Frame 1 (no input): blank canvas, image omitted
Frame 60 (no input): blank canvas, image omitted
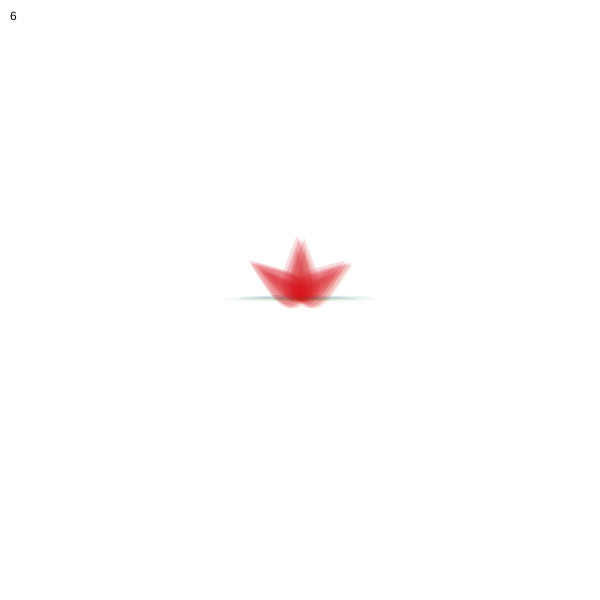
Frame 120 (the mouse pressed at the canvas centre since frame 60)

The p5.js sketch whose frames 1 and 60 were blank and that drew this single picture after the mouse press (run headless with seeded random() and noise() and a simulated clock; from frame 60 on, the mouse is pressed at the canvas centre):

// p5.js sketch
// ── sketch.js
let balls = [];

function setup() {
  createCanvas(600, 600);
  background(255);
}

function draw() {
  background(255);

  // generate
  if (mouseIsPressed) {
    balls.push(new Ball(mouseX, mouseY, random(50, 200)));
  }

  // update and display
  for (let i = 0; i < balls.length; i++) {
    let b = balls[i];
    b.move();
    b.fall();
    b.reappear();
    b.checkEdges();
    b.display();
  }

  // limit
  while (balls.length > 6) {
    balls.splice(0, 1); // (index, howMany)
  }

  // control: if the particle is done, let's remove it!
  // FLIP the FOR LOOP!
  for (let i = balls.length - 1; i >= 0; i--) {
    let b = balls[i];
    if (b.isDone) {
      balls.splice(i, 1); // (index, howMany)
    }
  }

  // display the number of the particles
  text(balls.length, 10, 20);
}

function mousePressed() {
  //balls.push( new Ball(mouseX, mouseY, random(10, 20)) );
}
//

class Ball {
  constructor(x, y, dia) {
    this.pos = createVector(x, y);
    this.vel = createVector(random(-1, 1), random(-1, 0.5));
    //this.vel = p5.Vector.fromAngle( radians(frameCount) );
    //
    this.dia = dia;
    //
    this.r = random(0, 20);
    this.g = random(200);
    this.b = random(0, 160);
    this.a = random(10, 60);
    //
    this.rotSpd = random(0.01, 0.03);
    //
    this.isDone = false;
  }
  move() {
    this.pos.add(this.vel); // pos += vel
    //this.pos.sub()
    //this.pos.mult()
    //this.pos.div(this.vel)
  }
  fall() {
    let acc = createVector(0, 0.5);
    acc = acc - 0.01;
    this.vel.add(acc);
  }
  speedUp() {
    //
  }
  reappear() {
    if (this.pos.x < 0) {
      this.pos.x = width;
    } else if (this.pos.x > width) {
      this.pos.x = 0;
    }
    if (this.pos.y < 0) {
      this.pos.y = height;
    } else if (this.pos.y > height) {
      this.pos.y = 0;
    }
  }
  checkEdges() {
    if (this.pos.x < 0 || this.pos.x > width) {
      this.isDone = true;
    }
    if (this.pos.y < 0 || this.pos.y > height) {
      this.isDone = true;
    }
  }
  display() {
    push();
     translate(this.pos.x, this.pos.y);
    //rotate(frameCount * this.rotSpd);
    noStroke();
    fill(this.r, this.g, this.b, this.a);
    ellipse(0, 0, this.dia, this.dia * 0.03);
    pop();
    
    push();
    translate(this.pos.x, this.pos.y);
    scale(0.5,0.5);
    noStroke();
    fill(this.r+200, this.g*0.3, this.b*0.5, this.a);
    beginShape();
    curveVertex(0, -120);
    curveVertex(0, -120);
    curveVertex(-30, -35);
    curveVertex(-20, 0);
    curveVertex(20, 0);
    curveVertex(30, -35);
    curveVertex(0, -120);
    curveVertex(0, -120);
    endShape();
    scale(0.5, 0.8);
    beginShape();
    curveVertex(0, -120);
    curveVertex(0, -120);
    curveVertex(-30, -35);
    curveVertex(-20, 0);
    curveVertex(20, 0);
    curveVertex(30, -35);
    curveVertex(0, -120);
    curveVertex(0, -120);
    endShape();
    pop();
    
        push();
    translate(this.pos.x, this.pos.y);
    scale(0.5,0.5);
    rotate(radians(-54));
    noStroke();
     fill(this.r+200, this.g*0.3, this.b*0.5, this.a);
    beginShape();
    curveVertex(0, -120);
    curveVertex(0, -120);
    curveVertex(-30, -35);
    curveVertex(-20, 0);
    curveVertex(20, 0);
    curveVertex(30, -35);
    curveVertex(0, -120);
    curveVertex(0, -120);
    endShape();
    scale(0.5, 0.8);
    beginShape();
    curveVertex(0, -120);
    curveVertex(0, -120);
    curveVertex(-30, -35);
    curveVertex(-20, 0);
    curveVertex(20, 0);
    curveVertex(30, -35);
    curveVertex(0, -120);
    curveVertex(0, -120);
    endShape();
    pop();
    
     push();
    translate(this.pos.x, this.pos.y);
    scale(0.5,0.5);
    rotate(radians(54));
    noStroke();
     fill(this.r+200, this.g*0.3, this.b*0.5, this.a);
    beginShape();
    curveVertex(0, -120);
    curveVertex(0, -120);
    curveVertex(-30, -35);
    curveVertex(-20, 0);
    curveVertex(20, 0);
    curveVertex(30, -35);
    curveVertex(0, -120);
    curveVertex(0, -120);
    endShape();
    scale(0.5, 0.8);
    beginShape();
    curveVertex(0, -120);
    curveVertex(0, -120);
    curveVertex(-30, -35);
    curveVertex(-20, 0);
    curveVertex(20, 0);
    curveVertex(30, -35);
    curveVertex(0, -120);
    curveVertex(0, -120);
    endShape();
    pop();
  }
}
